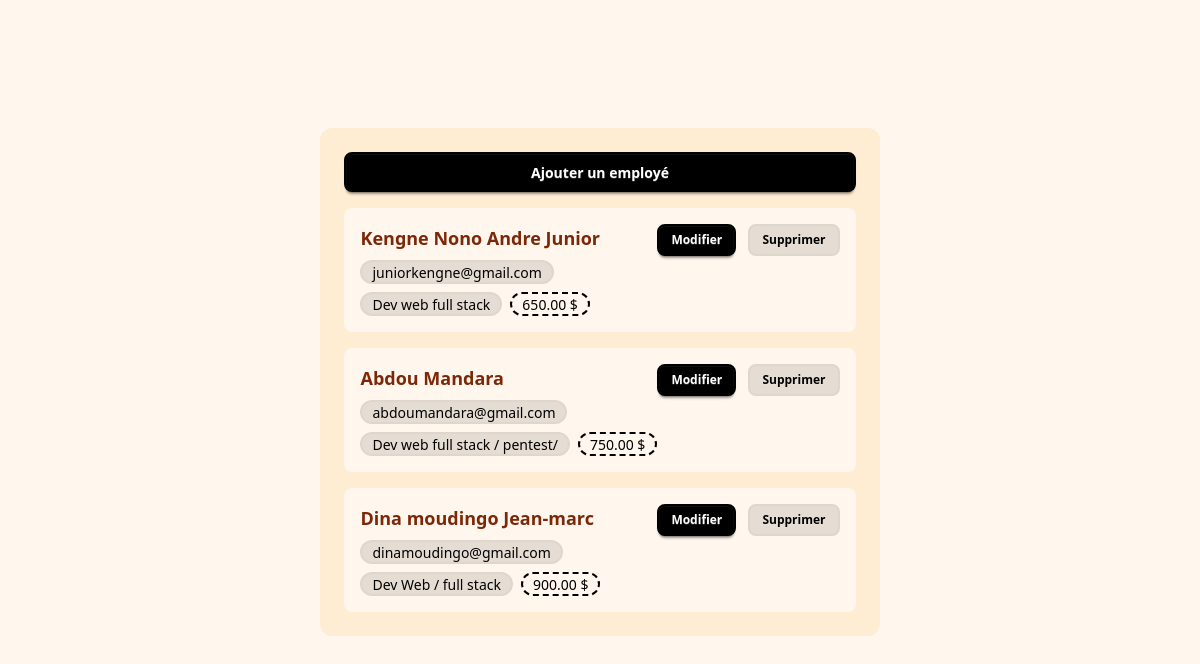
Before: / with the older database file.
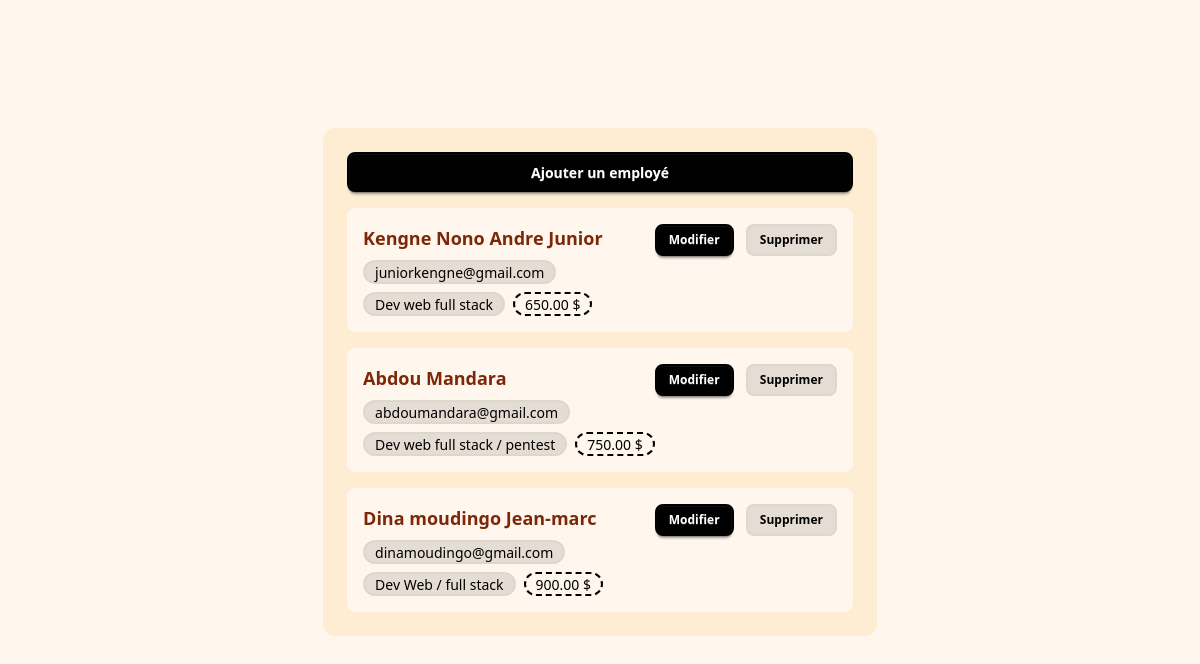
After: the same page with the newer database file.
### employe/models.py (models this page shows, shortened)
class Employe(models.Model):
    nom = models.CharField(max_length=100)
    email = models.EmailField()
    poste = models.CharField(max_length=100)
    salaire = models.DecimalField(max_digits=10 , decimal_places = 2)

### employe/views.py (the view)
# urls.py: path('', views.liste_employes , name='liste_employes'),
def liste_employes(request):
    employes = Employe.objects.all()
    return  render(request , 'employe/list.html', {'employes' : employes})

### employe/templates/employe/list.html
{% extends "employe/base.html" %}
{% block content %}
<div class="w-full bg-base-200">
    <div class="mb-4">
        <a href="{% url 'ajouter_employe' %}" class="btn btn-primary w-full">Ajouter un employé</a>
    </div>
    <div class="space-y-4 w-full">
        {% for emp in employes %}
         <div class="p-4  bg-base-100 rounded-lg w-full flex justify-between item-center ">
            <div class="space-y-2">
                <p class="font-bold  text-lg">{{emp.nom}}</p>
                <p class="badge badge-soft badge-primary">{{emp.email}}</p>
               <div class="flex gap-2">
                <p class="badge badge-soft badge-primary">{{emp.poste}}</p>
                <p class="badge badge-dash badge-primary">{{emp.salaire}} $</p>
               </div>
            </div>
            <div class="space-x-2">
              <a href="{% url 'modifier_employe' emp.id %}" class="btn btn-primary btn-sm">Modifier</a>
              <a href="{% url 'supprimer_employe' emp.id %}" class="btn btn-primary btn-soft btn-sm">Supprimer</a>
            </div>
         </div>
        {% endfor %}
    </div>
</div>
{% endblock %}

### employe/templates/employe/base.html (shortened to what this page needs)
<!DOCTYPE html>
<html lang="en" data-theme="caramellatte">
<head>
    <link href="https://cdn.jsdelivr.net/npm/daisyui@5" rel="stylesheet" type="text/css" />
    <script src="https://cdn.jsdelivr.net/npm/@tailwindcss/browser@4"></script>
    <link href="https://cdn.jsdelivr.net/npm/daisyui@5/themes.css" rel="stylesheet" type="text/css" />
</head>
<body>
    <div class="flex justify-center mt-32">
        <div class="flex flex-col w- 3xl bg-base-200 rounded-xl p-6">
            <div  class="w-full h-fit">
                {% block content %}
                {% endblock %}
            </div>
        </div>
    </div>
</body>
</html>

Changed rows visible on the page:
changed Employe "Abdou Mandara": poste "Dev web full stack / pentest/" → "Dev web full stack / pentest"
